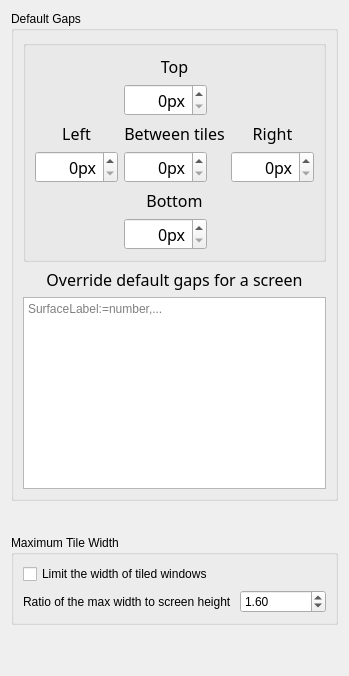
     <widget class="QWidget" name="_3_geometryTab">
      <attribute name="title">
       <string>Geometry</string>
      </attribute>
      <layout class="QVBoxLayout" name="verticalLayout_5">
       <item>
        <widget class="QGroupBox" name="GB_gaps">
         <property name="sizePolicy">
          <sizepolicy hsizetype="Minimum" vsizetype="Minimum">
           <horstretch>0</horstretch>
           <verstretch>0</verstretch>
          </sizepolicy>
         </property>
         <property name="minimumSize">
          <size>
           <width>0</width>
           <height>0</height>
          </size>
         </property>
         <property name="title">
          <string>Default Gaps</string>
         </property>
         <property name="alignment">
          <set>Qt::AlignmentFlag::AlignLeading|Qt::AlignmentFlag::AlignLeft|Qt::AlignmentFlag::AlignTop</set>
         </property>
         <property name="flat">
          <bool>true</bool>
         </property>
         <layout class="QVBoxLayout" name="verticalLayout_14">
          <item>
           <widget class="QGroupBox" name="groupBox_14">
            <property name="sizePolicy">
             <sizepolicy hsizetype="Minimum" vsizetype="Minimum">
              <horstretch>0</horstretch>
              <verstretch>0</verstretch>
             </sizepolicy>
            </property>
            <property name="font">
             <font>
              <family>Noto Sans</family>
              <pointsize>12</pointsize>
              <italic>false</italic>
              <bold>false</bold>
              <hintingpreference>PreferDefaultHinting</hintingpreference>
             </font>
            </property>
            <property name="title">
             <string/>
            </property>
            <property name="alignment">
             <set>Qt::AlignmentFlag::AlignLeading|Qt::AlignmentFlag::AlignLeft|Qt::AlignmentFlag::AlignTop</set>
            </property>
            <property name="flat">
             <bool>true</bool>
            </property>
            <layout class="QGridLayout" name="gridLayout_13">
             <item row="0" column="2">
              <widget class="QLabel" name="screenGapTop">
               <property name="text">
                <string>Top</string>
               </property>
               <property name="alignment">
                <set>Qt::AlignmentFlag::AlignCenter</set>
               </property>
              </widget>
             </item>
             <item row="2" column="2">
              <widget class="QSpinBox" name="kcfg_screenGapTop">
               <property name="sizePolicy">
                <sizepolicy hsizetype="Fixed" vsizetype="Fixed">
                 <horstretch>0</horstretch>
                 <verstretch>0</verstretch>
                </sizepolicy>
               </property>
               <property name="alignment">
                <set>Qt::AlignmentFlag::AlignRight|Qt::AlignmentFlag::AlignTrailing|Qt::AlignmentFlag::AlignVCenter</set>
               </property>
               <property name="suffix">
                <string>px</string>
               </property>
               <property name="maximum">
                <number>9999</number>
               </property>
              </widget>
             </item>
             <item row="7" column="2">
              <widget class="QLabel" name="screenGapBottom">
               <property name="text">
                <string>Bottom</string>
               </property>
               <property name="alignment">
                <set>Qt::AlignmentFlag::AlignCenter</set>
               </property>
              </widget>
             </item>
             <item row="5" column="3">
              <widget class="QSpinBox" name="kcfg_screenGapRight">
               <property name="sizePolicy">
                <sizepolicy hsizetype="Fixed" vsizetype="Fixed">
                 <horstretch>0</horstretch>
                 <verstretch>0</verstretch>
                </sizepolicy>
               </property>
               <property name="alignment">
                <set>Qt::AlignmentFlag::AlignRight|Qt::AlignmentFlag::AlignTrailing|Qt::AlignmentFlag::AlignVCenter</set>
               </property>
               <property name="suffix">
                <string>px</string>
               </property>
               <property name="maximum">
                <number>9999</number>
               </property>
              </widget>
             </item>
             <item row="3" column="0">
              <widget class="QLabel" name="screenGapLeft">
               <property name="text">
                <string>Left</string>
               </property>
               <property name="alignment">
                <set>Qt::AlignmentFlag::AlignCenter</set>
               </property>
              </widget>
             </item>
             <item row="8" column="2">
              <widget class="QSpinBox" name="kcfg_screenGapBottom">
               <property name="sizePolicy">
                <sizepolicy hsizetype="Fixed" vsizetype="Fixed">
                 <horstretch>0</horstretch>
                 <verstretch>0</verstretch>
                </sizepolicy>
               </property>
               <property name="alignment">
                <set>Qt::AlignmentFlag::AlignRight|Qt::AlignmentFlag::AlignTrailing|Qt::AlignmentFlag::AlignVCenter</set>
               </property>
               <property name="suffix">
                <string>px</string>
               </property>
               <property name="maximum">
                <number>9999</number>
               </property>
              </widget>
             </item>
             <item row="3" column="3">
              <widget class="QLabel" name="screenGapRight">
               <property name="text">
                <string>Right</string>
               </property>
               <property name="alignment">
                <set>Qt::AlignmentFlag::AlignCenter</set>
               </property>
              </widget>
             </item>
             <item row="5" column="0">
              <widget class="QSpinBox" name="kcfg_screenGapLeft">
               <property name="sizePolicy">
                <sizepolicy hsizetype="Fixed" vsizetype="Fixed">
                 <horstretch>0</horstretch>
                 <verstretch>0</verstretch>
                </sizepolicy>
               </property>
               <property name="alignment">
                <set>Qt::AlignmentFlag::AlignRight|Qt::AlignmentFlag::AlignTrailing|Qt::AlignmentFlag::AlignVCenter</set>
               </property>
               <property name="suffix">
                <string>px</string>
               </property>
               <property name="maximum">
                <number>9999</number>
               </property>
              </widget>
             </item>
             <item row="3" column="2">
              <widget class="QLabel" name="tileGapLabel">
               <property name="sizePolicy">
                <sizepolicy hsizetype="Minimum" vsizetype="Minimum">
                 <horstretch>0</horstretch>
                 <verstretch>0</verstretch>
                </sizepolicy>
               </property>
               <property name="font">
                <font>
                 <family>Noto Sans</family>
                 <pointsize>12</pointsize>
                 <italic>false</italic>
                 <bold>false</bold>
                 <hintingpreference>PreferDefaultHinting</hintingpreference>
                </font>
               </property>
               <property name="text">
                <string>Between tiles</string>
               </property>
               <property name="alignment">
                <set>Qt::AlignmentFlag::AlignCenter</set>
               </property>
              </widget>
             </item>
             <item row="5" column="2">
              <widget class="QSpinBox" name="kcfg_screenGapBetween">
               <property name="sizePolicy">
                <sizepolicy hsizetype="Fixed" vsizetype="Minimum">
                 <horstretch>0</horstretch>
                 <verstretch>0</verstretch>
                </sizepolicy>
               </property>
               <property name="alignment">
                <set>Qt::AlignmentFlag::AlignRight|Qt::AlignmentFlag::AlignTrailing|Qt::AlignmentFlag::AlignVCenter</set>
               </property>
               <property name="suffix">
                <string>px</string>
               </property>
               <property name="maximum">
                <number>9999</number>
               </property>
              </widget>
             </item>
            </layout>
           </widget>
          </item>
          <item>
           <widget class="QLabel" name="tileGapLabel_3">
            <property name="sizePolicy">
             <sizepolicy hsizetype="Minimum" vsizetype="Minimum">
              <horstretch>0</horstretch>
              <verstretch>0</verstretch>
             </sizepolicy>
            </property>
            <property name="font">
             <font>
              <family>Noto Sans</family>
              <pointsize>12</pointsize>
              <italic>false</italic>
              <bold>false</bold>
             </font>
            </property>
            <property name="text">
             <string>Override default gaps for a screen</string>
            </property>
            <property name="alignment">
             <set>Qt::AlignmentFlag::AlignCenter</set>
            </property>
           </widget>
          </item>
          <item>
           <widget class="QPlainTextEdit" name="kcfg_gapsOverrideConfig">
            <property name="toolTip">
             <string>&lt;html&gt;&lt;head/&gt;&lt;body&gt;&lt;p&gt;&lt;span style=&quot; font-size:12pt;&quot;&gt;Overriding default gaps parameters for defined SurfaceLabel(see Surfaces tab). Format:&lt;/span&gt;&lt;/p&gt;&lt;p&gt;&lt;span style=&quot; font-size:12pt; font-weight:700;&quot;&gt;SurfaceLabel:&amp;lt;left,right,top,bottom,between&amp;gt;=number,...&amp;lt;Enter&amp;gt;&lt;/span&gt;&lt;/p&gt;&lt;p&gt;&lt;span style=&quot; font-size:12pt; font-weight:700;&quot;&gt;left,right,top,bottom,between&lt;/span&gt;&lt;span style=&quot; font-size:12pt;&quot;&gt; or you can use shortname&lt;/span&gt;&lt;span style=&quot; font-size:12pt; font-weight:700;&quot;&gt; l,r,t,b,e &lt;/span&gt;&lt;/p&gt;&lt;p&gt;&lt;span style=&quot; font-size:12pt;&quot;&gt;You can only write down the parameters you want to change. Examples:&lt;/span&gt;&lt;/p&gt;&lt;p&gt;&lt;span style=&quot; font-size:12pt;&quot;&gt;on your defined surface(see surfaces tab) with name: &lt;/span&gt;&lt;span style=&quot; font-size:12pt; font-weight:700;&quot;&gt;myFirstMonitor&lt;/span&gt;&lt;span style=&quot; font-size:12pt;&quot;&gt; will override right gap to 10, left gap to 20 and between gap to 10&lt;/span&gt;&lt;/p&gt;&lt;p&gt;&lt;span style=&quot; font-size:12pt; font-weight:700;&quot;&gt;MyFirstMonitor:r=10,l=20,between=10&lt;/span&gt;&lt;/p&gt;&lt;/body&gt;&lt;/html&gt;</string>
            </property>
            <property name="placeholderText">
             <string>SurfaceLabel:&lt;left,right,top,bottom,between&gt;=number,...&lt;Enter&gt;</string>
            </property>
           </widget>
          </item>
         </layout>
        </widget>
       </item>
       <item>
        <widget class="QLabel" name="tileGapLabel_2">
         <property name="sizePolicy">
          <sizepolicy hsizetype="Minimum" vsizetype="Minimum">
           <horstretch>0</horstretch>
           <verstretch>0</verstretch>
          </sizepolicy>
         </property>
         <property name="font">
          <font>
           <family>Noto Sans</family>
           <pointsize>12</pointsize>
           <italic>false</italic>
           <bold>false</bold>
          </font>
         </property>
         <property name="text">
          <string/>
         </property>
         <property name="alignment">
          <set>Qt::AlignmentFlag::AlignCenter</set>
         </property>
        </widget>
       </item>
       <item>
        <widget class="QGroupBox" name="groupBox_9">
         <property name="title">
          <string>Maximum Tile Width</string>
         </property>
         <layout class="QGridLayout" name="gridLayout_8">
          <item row="1" column="0">
           <layout class="QHBoxLayout" name="horizontalLayout_2">
            <item>
             <widget class="QLabel" name="limitTileWidthRatioLabel">
              <property name="sizePolicy">
               <sizepolicy hsizetype="Maximum" vsizetype="Preferred">
                <horstretch>0</horstretch>
                <verstretch>0</verstretch>
               </sizepolicy>
              </property>
              <property name="text">
               <string>Ratio of the max width to screen height </string>
              </property>
             </widget>
            </item>
            <item>
             <widget class="QDoubleSpinBox" name="kcfg_limitTileWidthRatio">
              <property name="toolTip">
               <string>&lt;html&gt;&lt;head/&gt;&lt;body&gt;&lt;p&gt;value 1.6 means the width of the tile can be 60% greater than  the height&lt;/p&gt;&lt;/body&gt;&lt;/html&gt;</string>
              </property>
              <property name="singleStep">
               <double>0.100000000000000</double>
              </property>
              <property name="value">
               <double>1.600000000000000</double>
              </property>
             </widget>
            </item>
           </layout>
          </item>
          <item row="0" column="0">
           <widget class="QCheckBox" name="kcfg_limitTileWidth">
            <property name="text">
             <string>Limit the width of tiled windows</string>
            </property>
           </widget>
          </item>
         </layout>
        </widget>
       </item>
       <item>
        <spacer name="verticalSpacer">
         <property name="orientation">
          <enum>Qt::Orientation::Vertical</enum>
         </property>
         <property name="sizeHint" stdset="0">
          <size>
           <width>20</width>
           <height>40</height>
          </size>
         </property>
        </spacer>
       </item>
      </layout>
     </widget>
